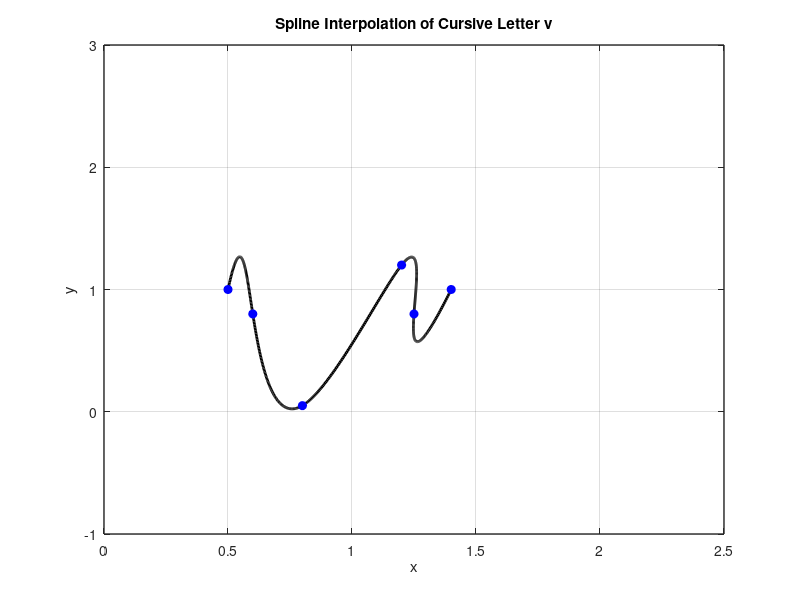

Here is the MATLAB script that generated this plot:
x = [0.5 0.6 0.8 1.2 1.25 1.4];
y = [1 0.8 0.05 1.2 0.8 1];

n = length(x);
t = 0:n-1; % Parametric coordinate t
tt = 0:0.01:n-1; % More dense coordinate tt for spline interpolation

% Compute spline interpolation
xx = spline(t, x, tt);
yy = spline(t, y, tt);

% Plot settings
figure(1)
plot(xx, yy, 'k', 'LineWidth', 2) % plot spline
hold on
plot(x, y, 'bo', 'MarkerFaceColor', 'b') % plot data points
axis([0 2.5 -1 3])
grid on
title('Spline Interpolation of Cursive Letter v')
xlabel('x')
ylabel('y')
set(gca, 'FontSize', 10, 'LineWidth', 1)
grid on
